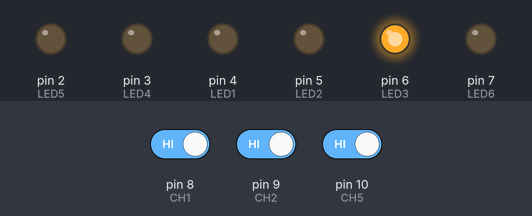
The sketch below on a simulated Arduino Uno, built with avr-gcc and run on an emulated ATmega328P. Parts: output pins drawn as LEDs (lit = HIGH). The test bench sets the inputs (shaded band); at power-on: pin 8 (CH1) HIGH, pin 9 (CH2) HIGH, pin 10 (CH5) HIGH.

Above: at 2.8 s.
2.9 s: pin 8 (CH1) driven LOW
At 4.2 s:
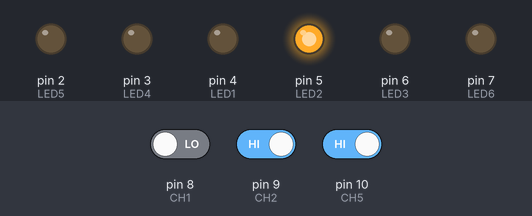
4.5 s: pin 9 (CH2) driven LOW
At 5.9 s:
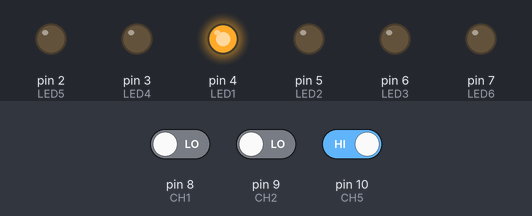
6.5 s: pin 10 (CH5) driven LOW
At 7.4 s:
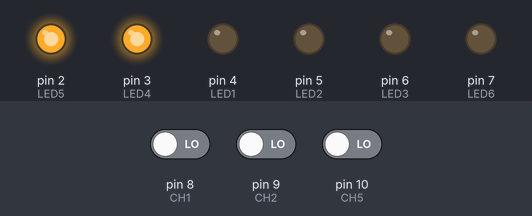
8.5 s: pin 8 (CH1) driven HIGH
At 10.1 s:
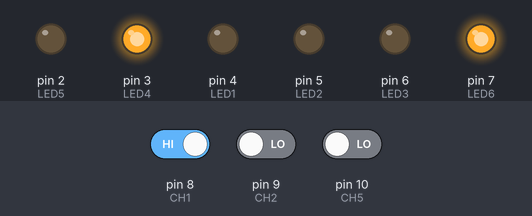
10.5 s: pin 9 (CH2) driven HIGH
At 11.6 s:
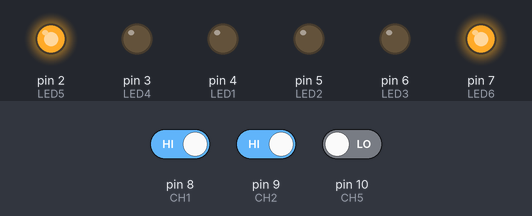
12.5 s: pin 8 (CH1) driven LOW
At 14.3 s:
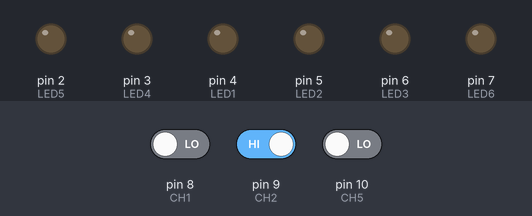
Timing chart, 0 to 15.5 s (numbered marks = the images above; inputs shaded):
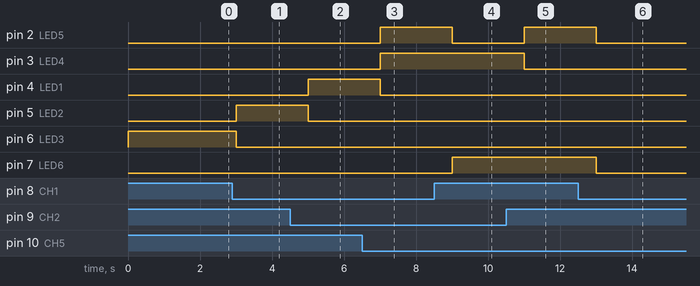

The sketch:

b.ino
```cpp
// Definir os leds
#define LED1 4
#define LED2 5
#define LED3 6
#define LED4 3
#define LED5 2
#define LED6 7

int VAL1 = 0;
int VAL2 = 0;
int VAL3 = 0;


// Definir as chaves
#define CH1 8
#define CH2 9
#define CH5 10


void setup() {
  pinMode(LED1, OUTPUT);
  pinMode(CH1,INPUT);
  pinMode(LED2,OUTPUT);
  pinMode(CH2,INPUT);
  pinMode(LED3,OUTPUT);
  pinMode(LED4,OUTPUT);
  pinMode(LED5,OUTPUT);
  pinMode(LED6,OUTPUT);
  pinMode(CH5,INPUT);


}

void loop() {

  VAL1 = digitalRead(CH1);
  VAL2 = digitalRead(CH2);
  VAL3 = digitalRead(CH5);


  if((VAL1==0) && (VAL2 == 0) && (VAL3 == 1)) {
    digitalWrite(LED1, HIGH);
    digitalWrite(LED2, LOW);
    digitalWrite(LED3, LOW);
  }
  else if ((VAL1 == 0) && (VAL2==1) && (VAL3 == 1)) {
    digitalWrite(LED1, LOW);
    digitalWrite(LED2, HIGH);
    digitalWrite(LED3, LOW);
  }
  else if((VAL1==1) && (VAL2==1) && (VAL3 == 1)) {
    digitalWrite(LED1, LOW);
    digitalWrite(LED2, LOW);
    digitalWrite(LED3, HIGH);
  }
  else {
    digitalWrite(LED1, LOW);
    digitalWrite(LED2, LOW);
    digitalWrite(LED3, LOW);
  }


   if((VAL1==0) && (VAL2 == 0) && (VAL3 == 0)) {
    digitalWrite(LED4, HIGH);
    digitalWrite(LED5, HIGH);
    digitalWrite(LED6, LOW);
  }
  else if ((VAL1 == 1) && (VAL2==0) && (VAL3 == 0)) {
    digitalWrite(LED4, HIGH);
    digitalWrite(LED5, LOW);
    digitalWrite(LED6, HIGH);
  }
  else if((VAL1==1) && (VAL2==1) && (VAL3 == 0)) {
    digitalWrite(LED4, LOW);
    digitalWrite(LED5, HIGH);
    digitalWrite(LED6, HIGH);
  }
  else {
    digitalWrite(LED4, LOW);
    digitalWrite(LED5, LOW);
    digitalWrite(LED6, LOW);
  }


delay(1000);


}
```

Measured:
- after the input at 2.9 s, pin 5 (LED2): LOW → HIGH after 0.10 s; pin 6 (LED3): HIGH → LOW after 0.10 s
- after the input at 4.5 s, pin 4 (LED1): LOW → HIGH after 0.50 s; pin 5 (LED2): HIGH → LOW after 0.50 s
- after the input at 6.5 s, pin 2 (LED5), pin 3 (LED4): LOW → HIGH after 0.50 s; pin 4 (LED1): HIGH → LOW after 0.50 s
- after the input at 8.5 s, pin 2 (LED5): HIGH → LOW after 0.50 s; pin 7 (LED6): LOW → HIGH after 0.50 s
- after the input at 10.5 s, pin 2 (LED5): LOW → HIGH after 0.50 s; pin 3 (LED4): HIGH → LOW after 0.50 s
- after the input at 12.5 s, pin 2 (LED5), pin 7 (LED6): HIGH → LOW after 0.50 s
